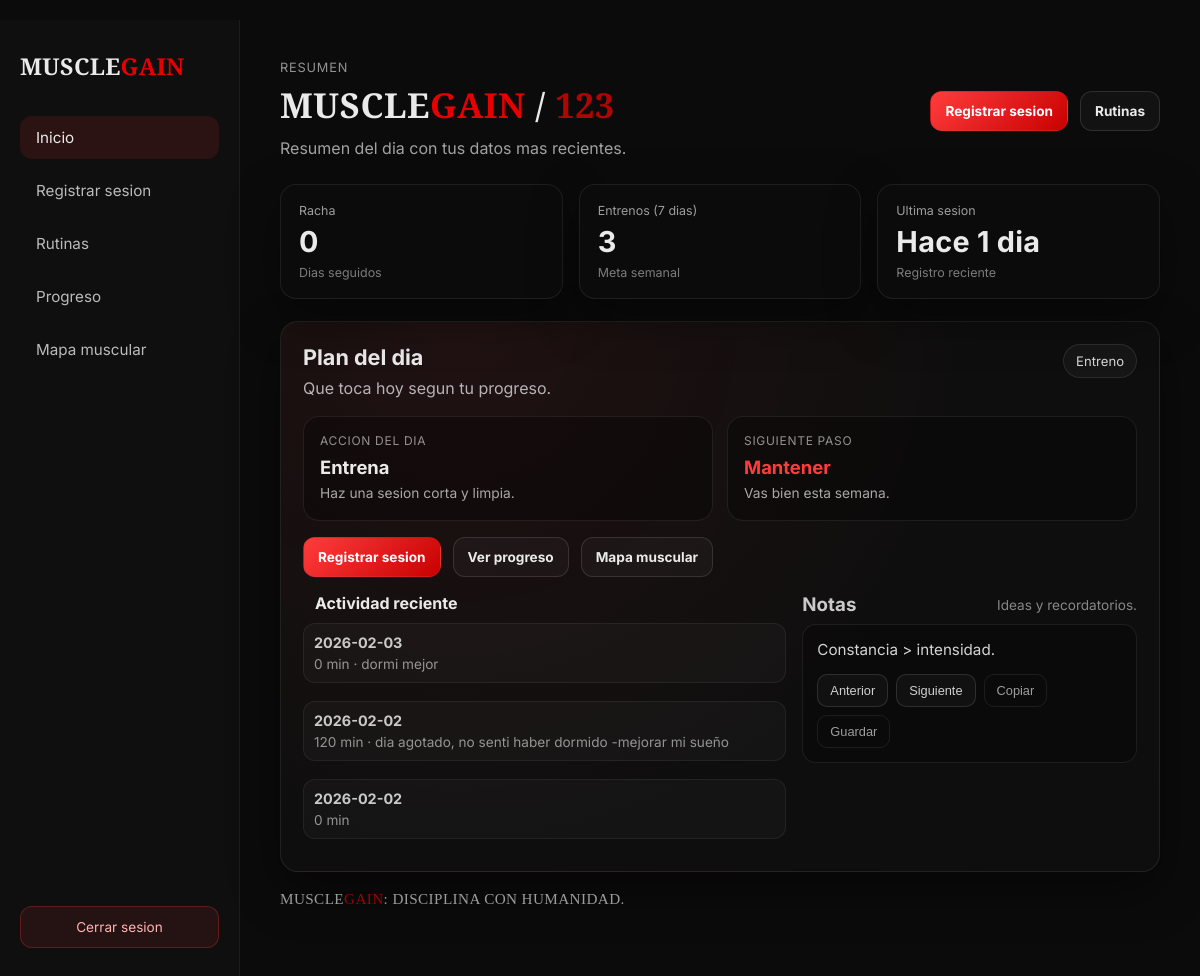
The app's page /dashboard (signed in) with its own data.
### tables this page shows
CREATE TABLE workouts (
        id INTEGER PRIMARY KEY AUTOINCREMENT,
        user_id INTEGER NOT NULL,
        date DATETIME DEFAULT CURRENT_TIMESTAMP,
        routine TEXT NOT NULL,
        duration_min INTEGER DEFAULT 0,
        notes TEXT DEFAULT "", note TEXT DEFAULT '',
        FOREIGN KEY(user_id) REFERENCES users(id)
    );

### app.py (the view, shortened to what this page needs)
@app.route("/dashboard")
@login_required
def dashboard():
    user_id = int(session["user_id"])
    settings = ensure_user_settings(user_id)
    rest_days = parse_rest_days(settings["rest_days"])
    weekly_min = int(settings["weekly_min_sessions"] or 3)
    today = date.today()
    end7 = today.isoformat()
    start7 = (today - timedelta(days=6)).isoformat()
    this7_count = workouts_count_between(user_id, start7, end7)
    this7_vol = volume_between(user_id, start7, end7)
    prev7_end = (today - timedelta(days=7)).isoformat()
    prev7_start = (today - timedelta(days=13)).isoformat()
    prev7_vol = volume_between(user_id, prev7_start, prev7_end)
    if this7_vol == 0 and prev7_vol == 0:
        trend_label = "Sin datos"
        trend_pct = 0
    elif prev7_vol == 0:
        trend_label = "Subiendo"
        trend_pct = 100
    streak = smart_streak(user_id, rest_days)
    last_date = last_workout_date(user_id)
    last_label = "Aun no registras"
    if last_date:
        d0 = datetime.strptime(last_date, "%Y-%m-%d").date()
        diff = (today - d0).days
        last_label = "Hoy" if diff == 0 else f"Hace {diff} dia" if diff == 1 else f"Hace {diff} dias"
    dow = today_dow_sun0(today)
    if dow in rest_days:
        action_title = "Recupera"
        action_sub = "Hoy toca descanso. Estira y duerme bien."
        day_chip = "Descanso"
    else:
        action_title = "Entrena"
        action_sub = "Haz una sesion corta y limpia."
        day_chip = "Entreno"
    if this7_count >= weekly_min:
        next_step = "Mantener"
        next_step_sub = "Vas bien esta semana."
    else:
        falta = weekly_min - this7_count
        next_step = "Completar semana"
        next_step_sub = f"Te faltan {falta} sesion(es) para tu meta."
    notes = get_notes_for_user(user_id)
    activity = recent_activity(user_id, limit=6)
    stats = {
        "streak": streak,
        "sessions_7d": this7_count,
        "volume_7d": round(this7_vol, 1),
        "trend_label": trend_label,
        "trend_pct": trend_pct,
        "last_label": last_label,
    }
    focus = {
        "chip": day_chip,
        "action_title": action_title,
        "action_sub": action_sub,
        "next_step": next_step,
        "next_step_sub": next_step_sub,
    }
    return render_template(
        "dashboard.html",
        username=session.get("username", "Usuario"),
        stats=stats,
        focus=focus,
        notes=notes,
        activity=activity,
    )

### app.py (called while the page is built, shortened)
def get_db():
    conn = sqlite3.connect(DATABASE, timeout=10)
    conn.row_factory = sqlite3.Row
    conn.execute("PRAGMA foreign_keys = ON")
    return conn

def parse_rest_days(rest_days_str: str) -> set[int]:
    if not rest_days_str:
        return {0}
    parts = [p.strip() for p in rest_days_str.split(",") if p.strip().isdigit()]
    return set(int(p) for p in parts)

def today_dow_sun0(d: date | None = None) -> int:
    d = d or date.today()
    return (d.weekday() + 1) % 7

def ensure_user_settings(user_id: int) -> sqlite3.Row:
    db = get_db()
    row = db.execute("SELECT * FROM user_settings WHERE user_id = ?", (user_id,)).fetchone()
    db.close()
    return row

def is_admin_user(user_id: int) -> bool:
    db = get_db()
    row = db.execute("SELECT 1 FROM admins WHERE user_id = ? LIMIT 1", (user_id,)).fetchone()
    db.close()
    return row is not None

@app.context_processor
def inject_admin_flag():
    is_admin = False
    if "user_id" in session:
        try:
            is_admin = is_admin_user(int(session["user_id"]))
        except Exception:
            is_admin = False
    return {"is_admin": is_admin}

def login_required(view):
    @wraps(view)
    def wrapped(*args, **kwargs):
        if "user_id" not in session:
            flash("Debes iniciar sesion primero.")
            return redirect(url_for("login"))
        return view(*args, **kwargs)
    return wrapped

def workouts_count_between(user_id: int, start_iso: str, end_iso: str) -> int:
    db = get_db()
    row = db.execute(
        """
        SELECT COUNT(*) as c
        FROM workouts
        WHERE user_id = ? AND date BETWEEN ? AND ?
        """,
        (user_id, start_iso, end_iso),
    ).fetchone()
    db.close()
    return int(row["c"] or 0)

def volume_between(user_id: int, start_iso: str, end_iso: str) -> float:
    db = get_db()
    row = db.execute(
        """
        SELECT COALESCE(SUM(s.weight * s.reps * s.sets), 0) as vol
        FROM sets s
        JOIN workouts w ON w.id = s.workout_id
        WHERE w.user_id = ? AND w.date BETWEEN ? AND ?
        """,
        (user_id, start_iso, end_iso),
    ).fetchone()
    db.close()
    return float(row["vol"] or 0.0)

def last_workout_date(user_id: int) -> str | None:
    db = get_db()
    row = db.execute(
        """
        SELECT date
        FROM workouts
        WHERE user_id = ?
        ORDER BY date DESC
        LIMIT 1
        """,
        (user_id,),
    ).fetchone()
    db.close()
    return row["date"] if row else None

### templates/dashboard.html (shortened to what this page needs)
﻿{% extends "base.html" %}
{% block content %}
<div class="dashboard">
  <aside class="sidebar">
    <div class="sidebar-logo">MUSCLE<span class="gain">GAIN</span></div>
    <nav class="sidebar-menu">
      <a class="active" href="{{ url_for('dashboard') }}">Inicio</a>
      <a href="{{ url_for('register_session') }}">Registrar sesion</a>
      <a href="{{ url_for('routines') }}">Rutinas</a>
      <a href="{{ url_for('progress') }}">Progreso</a>
      <a href="{{ url_for('muscle_map') }}">Mapa muscular</a>
    </nav>
    <a class="sidebar-logout" href="{{ url_for('logout') }}">Cerrar sesion</a>
  </aside>
  <main class="dashboard-main">
    <section class="topbar minimal-topbar">
      <div>
        <div class="page-kicker">Resumen</div>
        <h1 class="page-title">MUSCLE<span class="gain">GAIN</span> / <span class="user">{{ username }}</span></h1>
        <p class="page-subtitle">Resumen del dia con tus datos mas recientes.</p>
      </div>
      <div class="top-actions">
        <a class="dash-btn primary" href="{{ url_for('register_session') }}">Registrar sesion</a>
        <a class="dash-btn secondary" href="{{ url_for('routines') }}">Rutinas</a>
      </div>
    </section>
    <section class="stats-grid minimal-stats kpi-strip">
      <div class="stat-card">
        <span class="stat-label">Racha</span>
        <strong class="stat-value">{{ stats.streak }}</strong>
        <span class="stat-hint">Dias seguidos</span>
      </div>
      <div class="stat-card">
        <span class="stat-label">Entrenos (7 dias)</span>
        <strong class="stat-value">{{ stats.sessions_7d }}</strong>
        <span class="stat-hint">Meta semanal</span>
      </div>
      <div class="stat-card">
        <span class="stat-label">Ultima sesion</span>
        <strong class="stat-value">{{ stats.last_label }}</strong>
        <span class="stat-hint">Registro reciente</span>
      </div>
    </section>
    <section class="today-panel minimal-today exec-panel">
      <div class="today-head">
        <div>
          <h2>Plan del dia</h2>
          <p class="today-sub">Que toca hoy segun tu progreso.</p>
        </div>
        <div class="today-badge">{{ focus.chip }}</div>
      </div>
      <div class="today-grid minimal-grid exec-grid">
        <div class="today-box">
          <span class="mini-label">Accion del dia</span>
          <div class="big">{{ focus.action_title }}</div>
          <div class="mini">{{ focus.action_sub }}</div>
        </div>
        <div class="today-box">
          <span class="mini-label">Siguiente paso</span>
          <div class="big good">{{ focus.next_step }}</div>
          <div class="mini">{{ focus.next_step_sub }}</div>
        </div>
      </div>
      <div class="today-cta">
        <a class="dash-btn primary" href="{{ url_for('register_session') }}">Registrar sesion</a>
        <a class="dash-btn secondary" href="{{ url_for('progress') }}">Ver progreso</a>
        <a class="dash-btn secondary" href="{{ url_for('muscle_map') }}">Mapa muscular</a>
      </div>
      <div class="minimal-lower exec-lower">
        <div class="activity-list compact">
          <div class="section-title">Actividad reciente</div>
          <div class="activity-grid compact">
            {% if activity and activity|length > 0 %}
              {% for a in activity[:3] %}
                <div class="note-line activity-line compact">
                  <div>
                    <strong class="activity-date">{{ a.date }}</strong>
                    <div class="activity-meta">
                      {{ a.duration_min }} min{% if a.note %} · {{ a.note }}{% endif %}
                    </div>
                  </div>
                </div>
              {% endfor %}
            {% else %}
              <div class="note-line">Aun no hay sesiones registradas.</div>
            {% endif %}
          </div>
        </div>
        <div class="notes-rotator minimal-notes" id="notesRotator" data-notes='{{ notes|tojson }}'>
          <div class="notes-rotator-head">
            <h3>Notas</h3>
            <div class="notes-rotator-sub">Ideas y recordatorios.</div>
          </div>
          <div class="note-box compact">
            <div class="note-text" id="noteText"></div>
            <div class="note-controls minimal-controls">
              <button class="note-btn" id="notePrev" type="button">Anterior</button>
              <button class="note-btn" id="noteNext" type="button">Siguiente</button>
              <button class="note-btn ghost" id="noteCopy" type="button">Copiar</button>
              <button class="note-btn ghost" id="noteSave" type="button">Guardar</button>
            </div>
          </div>
        </div>
      </div>
    </section>
    <p class="dash-footer">MUSCLE<span class="gain">GAIN</span>: DISCIPLINA CON HUMANIDAD.</p>
  </main>
</div>
{% endblock %}

### records on screen
workouts: date "2026-02-03", duration_min "0", note "dormi mejor"
workouts: date "2026-02-02", duration_min "120", note "dia agotado, no senti haber dormido -mejorar mi sueño"
workouts: date "2026-02-02", duration_min "0"

### other values on screen
{{ username }} "123"
{{ stats.streak }} "0"
{{ stats.sessions_7d }} "3"
{{ stats.last_label }} "Hace 1 dia"
{{ focus.chip }} "Entreno"
{{ focus.action_title }} "Entrena"
{{ focus.action_sub }} "Haz una sesion corta y limpia."
{{ focus.next_step }} "Mantener"
{{ focus.next_step_sub }} "Vas bien esta semana."
